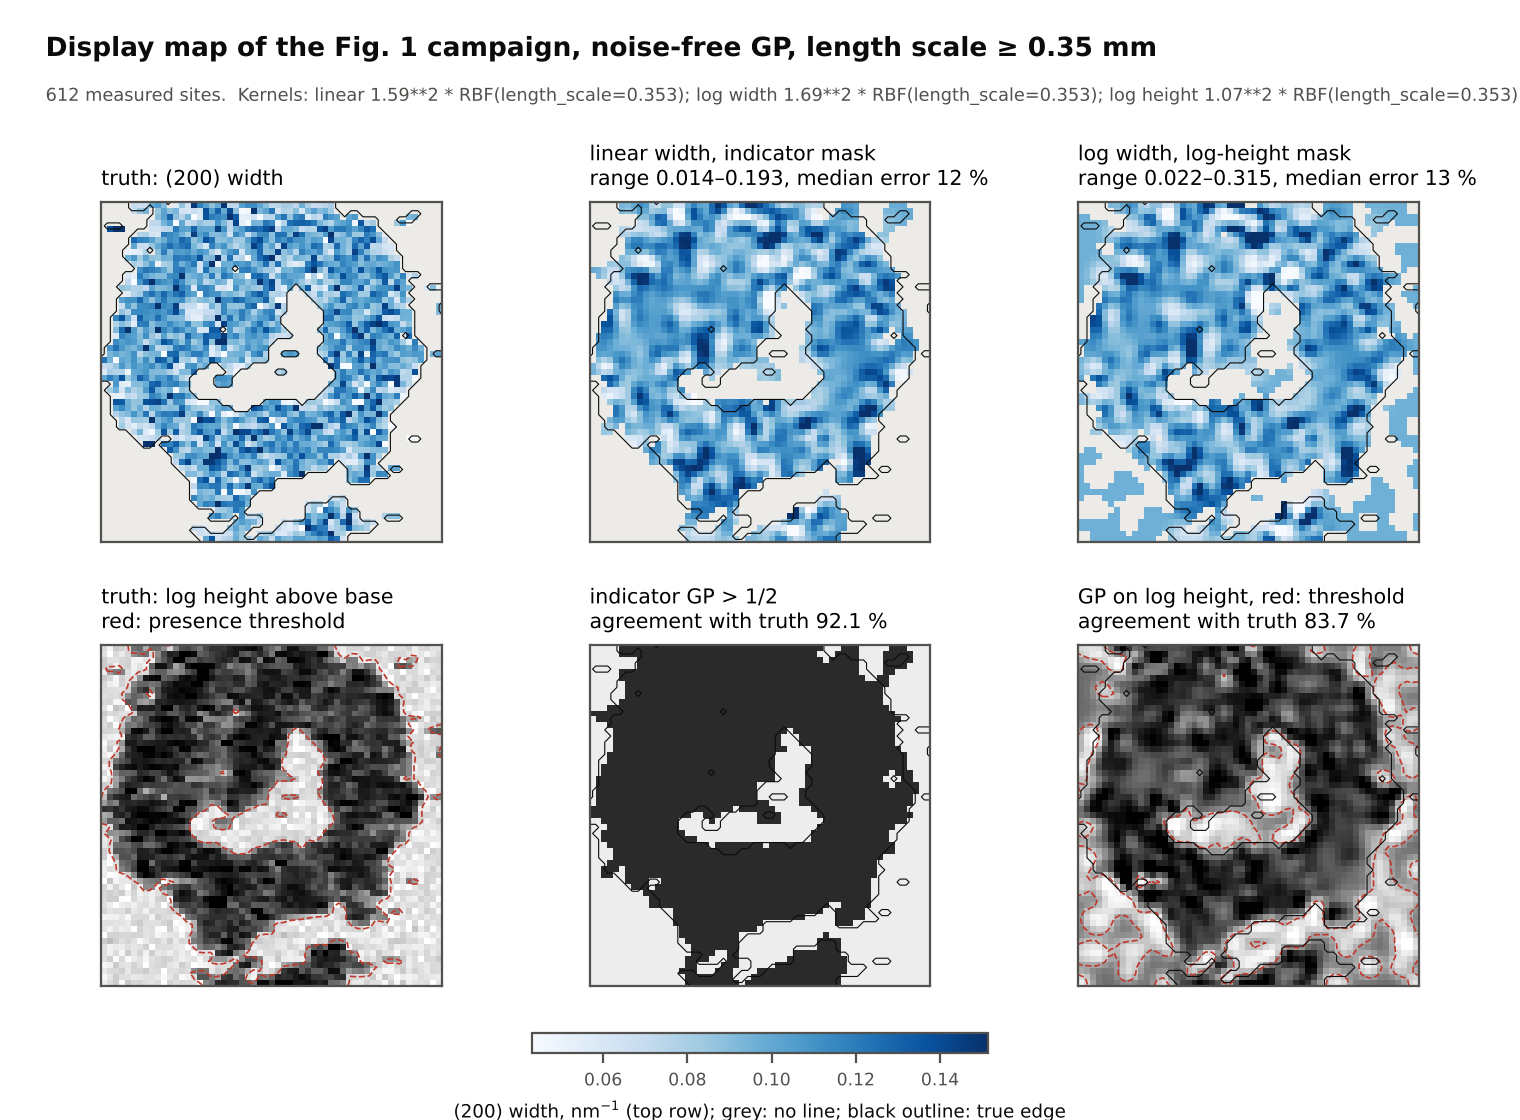

Reproduce this figure in Python.
"""
Display map of the Fig. 1 campaign two ways, noise-free GP with the length scale bounded below by the design
spacing. Linear: GP on the width over measured sites with the line, and a GP on the 0/1 presence indicator,
thresholded at one half (hard mask from an indicator). Log space: GP on log width over measured sites with
the line, and a GP on log height above base over all measured sites; the line is drawn where the predicted
height clears the presence threshold. Exploratory figure, not in the manuscript.

    python manuscript/figures/fig_gp_logspace.py
"""
from __future__ import annotations

import sys
from pathlib import Path

import matplotlib.pyplot as plt
import numpy as np
from matplotlib.colors import ListedColormap
from scipy.spatial import cKDTree

FIG = Path(__file__).resolve().parent
sys.path.insert(0, str(FIG))
from fig_hook import ROW, SEED, INK, INK2, final_map  # noqa: E402
from fig_datasets import nacl_fwhm, NA  # noqa: E402
from accountable.criteria import peak_descriptors  # noqa: E402
from experiments.record import OUT as REC, build  # noqa: E402


def gp(xy_m, y, Q, ls_min):
    from sklearn.gaussian_process import GaussianProcessRegressor
    from sklearn.gaussian_process.kernels import RBF, ConstantKernel as C
    mu, sd = y.mean(), y.std()
    g = GaussianProcessRegressor(C(1.0) * RBF(1.5 * ls_min, (ls_min, 20.0)), alpha=1e-4, n_restarts_optimizer=2,
                                 random_state=0).fit(xy_m, (y - mu) / sd)
    m, s = g.predict(Q, return_std=True)
    return m * sd + mu, s * sd, str(g.kernel_)


def main():
    plt.rcParams.update({"font.family": "DejaVu Sans", "font.size": 8, "axes.edgecolor": INK2})
    z = np.load(REC / ROW / "sites.npz")
    i = int(np.flatnonzero(z["seeds"] == SEED)[0])
    ds, _, _ = build(ROW, SEED, {})
    xy = np.asarray(ds.meta["xy_mm"], float)[z["site_index"]]
    measured = z["measured"][i].astype(bool)
    spacing = float(np.median(cKDTree(xy).query(xy, k=2)[0][:, 1]))

    img, pres, (xs, ys), dsn, _ = nacl_fwhm()
    _, grid = NA.load()
    d = peak_descriptors(grid["intensity"], grid["q"], q_center=NA.Q200, q_halfwidth=NA.Q200_HALF)
    hab_all = np.asarray(d["height_above_base"], float)
    thr = NA.PRESENCE_C * NA.noise_sigma(dsn)
    H = np.full(img.shape, np.nan)
    ix = np.searchsorted(xs, grid["xy_mm"][:, 0].round(4)); iy = np.searchsorted(ys, grid["xy_mm"][:, 1].round(4))
    H[iy, ix] = hab_all
    ext = (xs[0], xs[-1], ys[0], ys[-1])
    XX, YY = np.meshgrid(xs, ys)
    Q = np.c_[XX.ravel(), YY.ravel()]
    ixs = np.searchsorted(xs, xy[:, 0].round(4).clip(xs[0], xs[-1]))
    iys = np.searchsorted(ys, xy[:, 1].round(4).clip(ys[0], ys[-1]))
    w_s, p_s, h_s = img[iys, ixs], pres[iys, ixs], H[iys, ixs]
    M = measured

    lin_w, lin_p, kl = final_map(xy[M], w_s[M], p_s[M], XX, YY, noise=False, ls_min=spacing)
    ok = M & p_s & np.isfinite(w_s)
    lw, lw_sd, kw = gp(xy[ok], np.log(w_s[ok]), Q, spacing)
    lh, lh_sd, kh = gp(xy[M], np.log(np.maximum(h_s[M], 1e-3)), Q, spacing)
    log_w = np.exp(lw).reshape(XX.shape)
    log_p = (lh > np.log(thr)).reshape(XX.shape)

    tw, tp = img, pres
    def score(wm, pm):
        agree = np.mean(pm[np.isfinite(H)] == tp[np.isfinite(H)])
        both = tp & pm & np.isfinite(tw)
        rel = np.abs(wm[both] - tw[both]) / tw[both]
        return agree, np.median(rel), np.nanmin(np.where(pm, wm, np.nan)), np.nanmax(np.where(pm, wm, np.nan))
    s_lin, s_log = score(lin_w, lin_p), score(log_w, log_p)

    wlo, whi = np.nanpercentile(img, 2), np.nanpercentile(img, 98)
    grey = ListedColormap(["#ecebe7"])
    fig, axs = plt.subplots(2, 3, figsize=(7.6, 5.6), facecolor="white",
                            gridspec_kw=dict(left=0.03, right=0.97, top=0.82, bottom=0.12, wspace=0.08, hspace=0.3))
    def show(ax, w, p, title):
        ax.imshow(np.where(p, np.nan, 0.0), origin="lower", cmap=grey, extent=ext)
        im = ax.imshow(np.where(p, w, np.nan), origin="lower", cmap="Blues", vmin=wlo, vmax=whi, extent=ext,
                       interpolation="nearest")
        ax.contour(XX, YY, pres.astype(float), levels=[0.5], colors=INK, linewidths=0.4)
        ax.set_title(title, fontsize=7.4, loc="left"); ax.set_xticks([]); ax.set_yticks([])
        return im
    im = show(axs[0, 0], tw, tp, "truth: (200) width")
    show(axs[0, 1], lin_w, lin_p, f"linear width, indicator mask\nrange {s_lin[2]:.3f}–{s_lin[3]:.3f}, "
         f"median error {100 * s_lin[1]:.0f} %")
    show(axs[0, 2], log_w, log_p, f"log width, log-height mask\nrange {s_log[2]:.3f}–{s_log[3]:.3f}, "
         f"median error {100 * s_log[1]:.0f} %")
    # presence evidence
    hl = np.log(H)
    vlo, vhi = np.nanpercentile(hl, 2), np.nanpercentile(hl, 98)
    a = axs[1, 0]; im2 = a.imshow(hl, origin="lower", cmap="Greys", vmin=vlo, vmax=vhi, extent=ext)
    a.contour(XX, YY, hl, levels=[np.log(thr)], colors="#c0392b", linewidths=0.6)
    a.set_title("truth: log height above base\nred: presence threshold", fontsize=7.4, loc="left")
    a = axs[1, 1]
    from sklearn.gaussian_process import GaussianProcessRegressor  # noqa: F401
    a.imshow(lin_p.astype(float), origin="lower", cmap="Greys", vmin=-0.2, vmax=1.2, extent=ext)
    a.contour(XX, YY, pres.astype(float), levels=[0.5], colors=INK, linewidths=0.4)
    a.set_title(f"indicator GP > 1/2\nagreement with truth {100 * s_lin[0]:.1f} %", fontsize=7.4, loc="left")
    a = axs[1, 2]
    a.imshow(lh.reshape(XX.shape), origin="lower", cmap="Greys", vmin=vlo, vmax=vhi, extent=ext)
    a.contour(XX, YY, lh.reshape(XX.shape), levels=[np.log(thr)], colors="#c0392b", linewidths=0.6)
    a.contour(XX, YY, pres.astype(float), levels=[0.5], colors=INK, linewidths=0.4)
    a.set_title(f"GP on log height, red: threshold\nagreement with truth {100 * s_log[0]:.1f} %", fontsize=7.4,
                loc="left")
    for a in axs[1]:
        a.set_xticks([]); a.set_yticks([])
    cax = fig.add_axes([0.35, 0.06, 0.3, 0.018])
    cb = fig.colorbar(im, cax=cax, orientation="horizontal"); cb.ax.tick_params(labelsize=6.2)
    cb.set_label("(200) width, nm$^{-1}$ (top row); grey: no line; black outline: true edge", fontsize=6.6)
    fig.text(0.03, 0.95, f"Display map of the Fig. 1 campaign, noise-free GP, length scale ≥ {spacing:.2f} mm",
             fontsize=9.5, fontweight="bold", color=INK)
    fig.text(0.03, 0.91, f"{int(M.sum())} measured sites.  Kernels: linear {kl[0]}; log width {kw}; log height {kh}",
             fontsize=6.4, color=INK2)
    fig.savefig(FIG / "fig_gp_logspace.png", dpi=200)
    print("linear", s_lin, "\nlog", s_log, "\n", kl, kw, kh)


if __name__ == "__main__":
    main()
